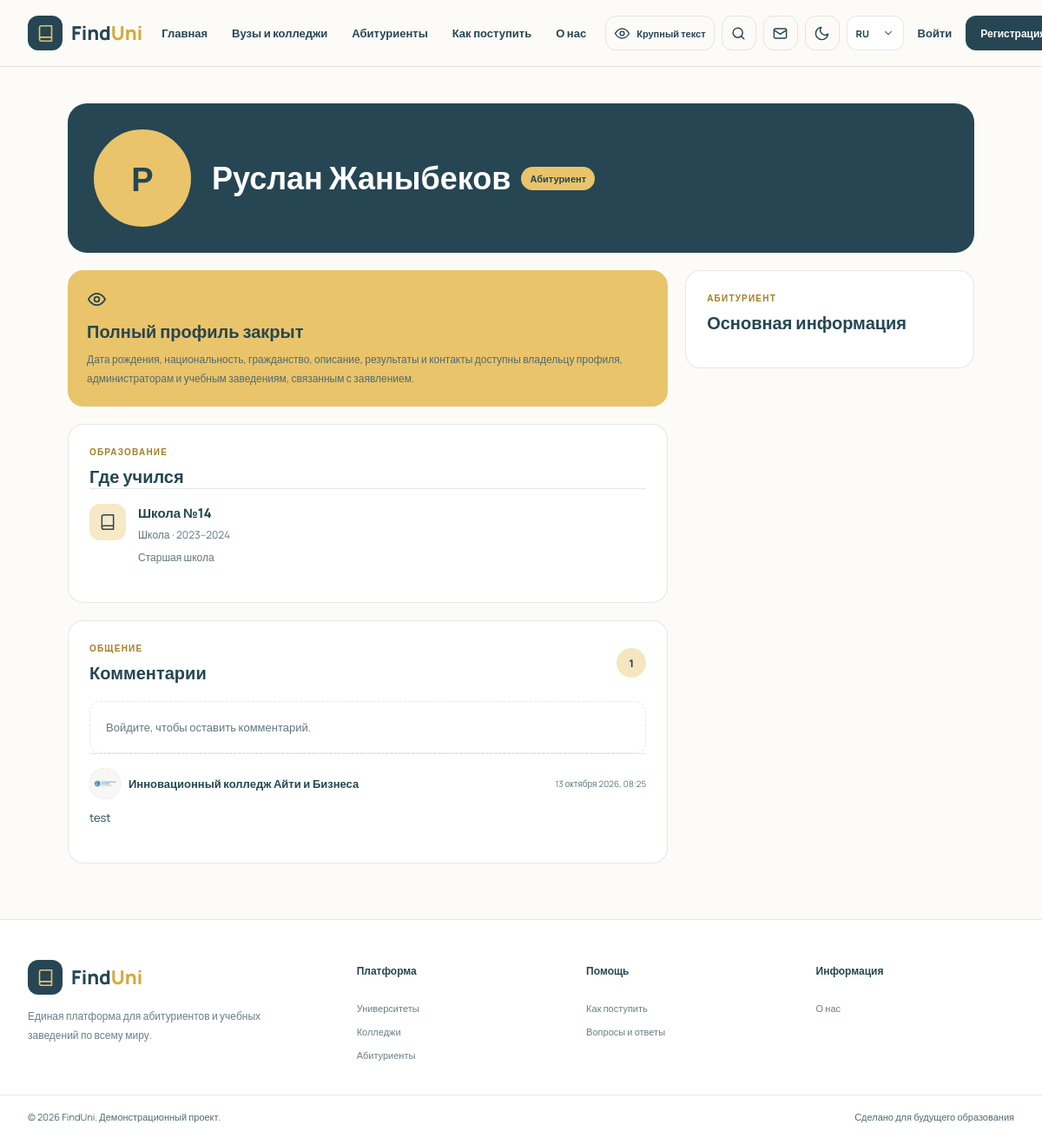
/students/2/, run on the app's committed database.
### students/models.py (models this page shows, shortened)
class StudentProfile(models.Model):
    user = models.OneToOneField(settings.AUTH_USER_MODEL, on_delete=models.CASCADE, related_name='student_profile')
    full_name = models.CharField(max_length=150, blank=True)
    date_of_birth = models.DateField(null=True, blank=True)
    city = models.CharField(max_length=100, blank=True)
    nationality = models.CharField(max_length=100, blank=True)
    citizenship = models.CharField(max_length=100, blank=True)
    bio = models.TextField(blank=True)
    interests = models.TextField(blank=True)
    languages = models.CharField(max_length=200, blank=True)
    avatar = models.ImageField(upload_to='avatars/students/', blank=True)
    email_visible = models.BooleanField(default=False)
    contacts_visible = models.BooleanField(default=False)
    created_at = models.DateTimeField(auto_now_add=True)
    updated_at = models.DateTimeField(auto_now=True)
    class Meta:
        verbose_name = 'профиль абитуриента'
        verbose_name_plural = 'профили абитуриентов'

class EducationEntry(models.Model):
    LEVEL_CHOICES = [('school', 'Школа'), ('college', 'Колледж'), ('university', 'Вуз')]
    profile = models.ForeignKey(StudentProfile, related_name='education', on_delete=models.CASCADE)
    level = models.CharField(max_length=20, choices=LEVEL_CHOICES)
    institution_name = models.CharField(max_length=150)
    start_year = models.PositiveSmallIntegerField()
    end_year = models.PositiveSmallIntegerField(null=True, blank=True)
    specialty = models.CharField(max_length=150, blank=True)
    class Meta:
        verbose_name = 'запись об образовании'
        verbose_name_plural = 'образование абитуриентов'

class Comment(models.Model):
    profile = models.ForeignKey(StudentProfile, related_name='comments', on_delete=models.CASCADE)
    author = models.ForeignKey(settings.AUTH_USER_MODEL, on_delete=models.CASCADE, related_name='comments')
    parent = models.ForeignKey('self', related_name='replies', on_delete=models.CASCADE, null=True, blank=True)
    text = models.TextField(validators=[MaxLengthValidator(500)])
    created_at = models.DateTimeField(auto_now_add=True)
    is_removed = models.BooleanField(default=False)
    class Meta:
        verbose_name = 'комментарий к профилю'
        verbose_name_plural = 'комментарии к профилям'

### institutions/models.py (models this page shows, shortened)
class Institution(models.Model):
    TYPE_CHOICES = [('college9', 'Колледж после 9 класса'), ('college11', 'Колледж-вуз после 11 класса'), ('university', 'Университет')]
    owner = models.OneToOneField(settings.AUTH_USER_MODEL, on_delete=models.CASCADE, related_name='institution_profile')
    name = models.CharField(max_length=160)
    institution_type = models.CharField(max_length=20, choices=TYPE_CHOICES)
    city = models.CharField(max_length=100)
    address = models.CharField(max_length=200, blank=True)
    description = models.TextField(blank=True)
    history = models.TextField(blank=True)
    website = models.URLField(blank=True)
    phone = models.CharField(max_length=40, blank=True)
    email = models.EmailField(blank=True)
    logo = models.ImageField(upload_to='logos/', blank=True)
    approved = models.BooleanField(default=False)
    rating = models.FloatField(default=0)
    rating_count = models.PositiveIntegerField(default=0)
    created_at = models.DateTimeField(auto_now_add=True)
    class Meta:
        verbose_name = 'учебное заведение'
        verbose_name_plural = 'учебные заведения'

### students/views.py (the view, shortened to what this page needs)
# urls.py: path('<int:pk>/', views.student_detail, name='student-detail'),
def student_detail(request, pk):
    profile = get_object_or_404(StudentProfile, pk=pk)
    preview_as_guest = request.GET.get('view') == 'guest'
    is_owner = request.user.is_authenticated and profile.user_id == request.user.pk
    is_admin = request.user.is_authenticated and request.user.role == 'admin'
    has_application = request.user.is_authenticated and request.user.role == 'institution' and Application.objects.filter(
        student=profile.user,
        institution__owner=request.user,
    ).exists()
    can_view_full = not preview_as_guest and (is_owner or is_admin or has_application)
    subject_grade_wheels, overall_gpa = _subject_grade_wheels(profile.grades.all()) if can_view_full else ([], None)
    friendship_state = None
    can_interact_comments = (
        request.user.is_authenticated
        and request.user.role in {'student', 'institution'}
        and not is_owner
        and not preview_as_guest
    )
    return render(request, 'students/detail.html', {
        'profile': profile,
        'is_owner': is_owner,
        'can_view_full': can_view_full,
        'subject_grade_wheels': subject_grade_wheels,
        'overall_gpa': overall_gpa,
        'preview_as_guest': preview_as_guest,
        'display_name': profile.full_name or profile.user.get_full_name(),
        'comments': _comment_threads(profile, request.user),
        'comment_count': profile.comments.filter(is_removed=False).count(),
        'comment_form': CommentForm(),
        'can_interact_comments': can_interact_comments,
        'education': profile.education.all(),
        'friendship_state': friendship_state,
    })

### core/context_processors.py (called while the page is built, shortened)
def inbox(request):
    if not request.user.is_authenticated:
        return {'inbox_notifications': (), 'inbox_unread_count': 0}

### students/views.py (called while the page is built)
def _profile_comments(profile, viewer):
    votes = CommentVote.objects.filter(user=viewer) if viewer.is_authenticated else CommentVote.objects.none()
    return Comment.objects.filter(profile=profile, is_removed=False).select_related(
        'author', 'author__student_profile',
    ).annotate(
        like_count=Count('votes', filter=Q(votes__value='like')),
        dislike_count=Count('votes', filter=Q(votes__value='dislike')),
    ).prefetch_related(Prefetch('votes', queryset=votes, to_attr='viewer_votes'))

def _comment_threads(profile, viewer):
    comments = _profile_comments(profile, viewer)
    replies = _profile_comments(profile, viewer).filter(parent__isnull=False).order_by('created_at', 'pk')
    return comments.filter(parent__isnull=True).order_by('created_at', 'pk').prefetch_related(
        Prefetch('replies', queryset=replies, to_attr='visible_replies'),
    )

### templates/students/detail.html (shortened to what this page needs)
{% extends 'base.html' %}
{% load static %}
{% block extra_head %}<link rel="stylesheet" href="{% static 'css/profile-comments.css' %}?v=1"><link rel="stylesheet" href="{% static 'css/student-grades.css' %}?v=1">{% endblock %}
{% block content %}
<section class="profile-page student-profile-page">
  <header class="student-profile-hero">
    <div class="profile-avatar profile-avatar-large">{% if profile.avatar %}<img src="{{ profile.avatar.url }}" alt="Фото профиля {{ display_name }}">{% else %}<span aria-hidden="true">{{ display_name|default:'А'|first|upper }}</span>{% endif %}</div>
    <div class="student-profile-intro"><div class="profile-title-line"><h1>{{ display_name|default:'Профиль абитуриента' }}</h1><span class="profile-role-badge">Абитуриент</span></div></div>
  </header>
  <div class="profile-content-grid">
    <div class="profile-main-column">
      {% if can_view_full %}
        <section class="profile-panel"><p class="section-kicker">Информация</p><h2>О себе</h2><dl class="profile-facts"><div><dt>Дата рождения</dt><dd>{{ profile.date_of_birth|date:'j E Y'|default:'Не указана' }}</dd></div><div><dt>Национальность</dt><dd>{{ profile.nationality|default:'Не указана' }}</dd></div><div><dt>Гражданство</dt><dd>{{ profile.citizenship|default:'Не указано' }}</dd></div><div><dt>Email</dt><dd>{% if profile.email_visible %}{{ profile.user.email|default:'Не указан' }}{% else %}Скрыт настройками профиля{% endif %}</dd></div></dl><p>{{ profile.bio|default:'Описание пока не заполнено.' }}</p></section>
        <section class="profile-panel"><p class="section-kicker">Результаты</p><h2>Тесты и экзамены</h2>{% if profile.test_scores.all %}<div class="profile-score-grid">{% for score in profile.test_scores.all %}<article class="profile-score-item"><p>{{ score.test_type }}</p><strong>{{ score.score }}</strong><time datetime="{{ score.date|date:'Y-m-d' }}">{{ score.date|date:'j E Y' }}</time></article>{% endfor %}</div>{% else %}<p class="profile-empty-state">Результаты тестов пока не добавлены.</p>{% endif %}</section>
        <section class="profile-panel"><p class="section-kicker">Успеваемость</p><h2>Оценки и аттестат</h2>{% for grade in profile.grades.all %}<article class="profile-grade-item"><span>{{ grade.subject }}</span><strong>{{ grade.grade }}</strong></article>{% empty %}<p class="profile-empty-state">Оценки пока не добавлены.</p>{% endfor %}</section>
      {% else %}
        <section class="profile-privacy-panel profile-privacy-notice"><svg class="icon" aria-hidden="true"><use href="#icon-eye"/></svg><h2>Полный профиль закрыт</h2><p>Дата рождения, национальность, гражданство, описание, результаты и контакты доступны владельцу профиля, администраторам и учебным заведениям, связанным с заявлением.</p></section>
      {% endif %}
      <section class="profile-panel"><p class="section-kicker">Образование</p><h2>Где учился</h2>{% for entry in education %}<article class="profile-list-item"><span class="profile-list-icon"><svg class="icon" aria-hidden="true"><use href="#icon-book"/></svg></span><div><h3>{{ entry.institution_name }}</h3><p>{{ entry.get_level_display }}{% if entry.start_year %} · {{ entry.start_year }}{% endif %}{% if entry.end_year %}–{{ entry.end_year }}{% endif %}</p>{% if entry.specialty %}<p class="profile-item-description">{{ entry.specialty }}</p>{% endif %}</div></article>{% empty %}<p class="profile-empty-state">Образование пока не добавлено.</p>{% endfor %}</section>
      <section class="profile-panel" id="comments"><div class="profile-panel-heading"><div><p class="section-kicker">Общение</p><h2>Комментарии</h2></div><span class="profile-count">{{ comment_count }}</span></div>
        {% if can_interact_comments %}<form class="profile-comment-compose" method="post" action="{% url 'add-comment' profile.pk %}#comments">{% csrf_token %}<label class="visually-hidden" for="id_text">Напишите комментарий</label>{{ comment_form.text }}<button class="profile-comment-send" type="submit" aria-label="Отправить комментарий" title="Отправить комментарий"><svg class="icon" aria-hidden="true"><use href="#icon-arrow"/></svg></button></form>{% elif not user.is_authenticated and not preview_as_guest %}<p class="profile-empty-state"><a href="{% url 'login' %}?next={{ request.get_full_path|urlencode }}">Войдите</a>, чтобы оставить комментарий.</p>{% endif %}
        <div class="profile-comment-list">{% for comment in comments %}{% include 'students/_comment_item.html' with is_reply=False %}{% empty %}<p class="profile-empty-state">Комментариев пока нет.</p>{% endfor %}</div>
      </section>
    </div>
    <aside class="profile-side-column"><section class="profile-panel"><p class="section-kicker">Абитуриент</p><h2>Основная информация</h2></section></aside>
  </div>
</section>
{% endblock %}

### templates/students/_comment_item.html (shortened to what this page needs)
<article class="profile-comment{% if is_reply %} profile-comment-reply{% endif %}" id="comment-{{ comment.pk }}">
    {% with author_name=comment.author.student_profile.full_name|default:comment.author.institution_profile.name|default:comment.author.get_full_name|default:comment.author.get_role_display %}
        <div class="profile-comment-heading">
            <span class="profile-comment-avatar">
                {% if comment.author.student_profile.avatar %}<img src="{{ comment.author.student_profile.avatar.url }}" alt="" loading="lazy">{% elif comment.author.institution_profile.logo %}<img src="{{ comment.author.institution_profile.logo.url }}" alt="" loading="lazy">{% else %}<span aria-hidden="true">{{ author_name|first|upper }}</span>{% endif %}
            </span>
            <strong>{{ author_name }}</strong>
            <time datetime="{{ comment.created_at|date:'c' }}">{{ comment.created_at|date:'j E Y, H:i' }}</time>
        </div>
        <p class="profile-comment-text">{{ comment.text }}</p>
    {% endwith %}
</article>

### static/css/styles.css (style rules this page uses)
:root { color-scheme:light;--ink:#264653;--ink-deep:#1b3741;--gold:#e9c46a;--gold-deep:#a47e24;--paper:#fcfbf7;--white:#fff;--muted:#61777f;--line:rgb(38 70 83 / 12%);font-family:"Manrope",sans-serif;scroll-behavior:smooth;font-synthesis:none;text-rendering:optimizeLegibility }
* { box-sizing:border-box }
body { min-width:320px;margin:0;color:var(--ink);background:var(--paper);font-family:"Manrope",sans-serif }
a { color:inherit;text-decoration:none }
button,a,input,select { transition:color 180ms ease,background-color 180ms ease,border-color 180ms ease,opacity 180ms ease,transform 180ms ease }
.icon { display:block;width:20px;height:20px;fill:none;stroke:currentColor;stroke-linecap:round;stroke-linejoin:round;stroke-width:1.8;flex:0 0 auto }
.section-kicker { margin:0 0 8px;color:var(--gold-deep);font-size:10px;font-weight:800;letter-spacing:1.2px;text-transform:uppercase }
main>section:not(.hero-section):not(.content-section):not(.popular-section) { width:min(1100px,100%);padding:44px 28px;margin:0 auto }
main>section h1 { font-size:30px }
.profile-page { width:min(1100px,100%);padding:42px 28px 64px!important;margin:0 auto }
.student-profile-hero { display:grid;grid-template-columns:auto minmax(0,1fr) auto;align-items:center;gap:24px;padding:30px;border-radius:22px;color:#fff;background:#264653 }
.profile-avatar { display:grid;overflow:hidden;place-items:center;border-radius:50%;color:#264653;background:var(--gold);font-size:38px;font-weight:800 }
.profile-avatar-large { width:112px;height:112px;border:4px solid var(--gold) }
.student-profile-intro { min-width:0 }
.profile-title-line { display:flex;flex-wrap:wrap;align-items:center;gap:12px }
.profile-title-line h1,.institution-profile-intro h1 { margin:0;font-size:clamp(26px,3vw,36px);font-weight:800;line-height:1.2 }
.profile-role-badge,.institution-type-badge { display:inline-flex;align-items:center;padding:6px 10px;border-radius:20px;color:#264653;background:var(--gold);font-size:11px;font-weight:800 }
.profile-content-grid,.institution-profile-grid { display:grid;grid-template-columns:minmax(0,1.35fr) minmax(250px,.65fr);align-items:start;gap:20px;margin-top:20px }
.profile-main-column,.profile-side-column { display:grid;min-width:0;gap:20px }
.profile-panel { min-width:0;padding:24px;border:1px solid var(--line);border-radius:18px;background:var(--white) }
.profile-panel h2,.profile-privacy-panel h2,.institution-owner-panel h2 { margin:0;font-size:20px;line-height:1.35 }
.profile-panel-heading { display:flex;align-items:center;justify-content:space-between;gap:16px;margin-bottom:19px }
.profile-panel-heading .section-kicker,.profile-panel>.section-kicker { margin-top:0 }
.profile-count { display:grid;min-width:34px;height:34px;place-items:center;padding:0 9px;border-radius:18px;color:#264653;background:rgb(233 196 106 / 42%);font-size:12px;font-weight:800 }
.profile-list-item { display:flex;align-items:flex-start;gap:14px;padding:17px 0;border-top:1px solid var(--line) }
.profile-list-icon { display:grid;width:42px;height:42px;flex:0 0 42px;place-items:center;border-radius:12px;color:#264653;background:rgb(233 196 106 / 38%) }
.profile-list-item h3,.institution-program h3 { margin:0;font-size:15px;font-weight:800;overflow-wrap:anywhere }
.profile-list-item p,.profile-item-description { margin:5px 0 0;color:var(--muted);font-size:12px;line-height:1.7 }
.profile-empty-state { margin:0;padding:18px;border:1px dashed var(--line);border-radius:12px;color:var(--muted);font-size:13px;line-height:1.7 }
.profile-privacy-panel,.institution-owner-panel { padding:22px;border-radius:18px;color:#264653;background:var(--gold) }
.profile-privacy-panel>.icon,.institution-owner-panel>.icon { width:23px;height:23px }
.profile-privacy-panel h2,.institution-owner-panel h2 { margin-top:12px }
.profile-privacy-panel p,.institution-owner-panel p { margin:8px 0 0;color:#526a73;font-size:12px;line-height:1.8 }
.profile-privacy-notice { align-self:start }
.profile-comment { padding:16px 0;border-top:1px solid var(--line) }
.profile-comment-heading { display:flex;flex-wrap:wrap;align-items:center;justify-content:space-between;gap:8px }
.profile-comment-heading strong { font-size:13px }
.profile-comment-heading time,.profile-comment>time { color:var(--muted);font-size:11px }
.profile-comment>p { margin:10px 0 0;font-size:13px;line-height:1.8;overflow-wrap:anywhere }

### data on the page
StudentProfile: full_name "Р", full_name "Руслан Жаныбеков"
EducationEntry: institution_name "Школа №14", level "Школа", start_year "2023", end_year "2024", specialty "Старшая школа"
Comment: author.institution_profile.logo (picture), author.student_profile "Инновационный колледж Айти и Бизнеса", created_at "13 октября 2026, 08:25", text "test"

### other printed values
{{ request.LANGUAGE_CODE|upper }} "RU"
{{ comment_count }} "1"
